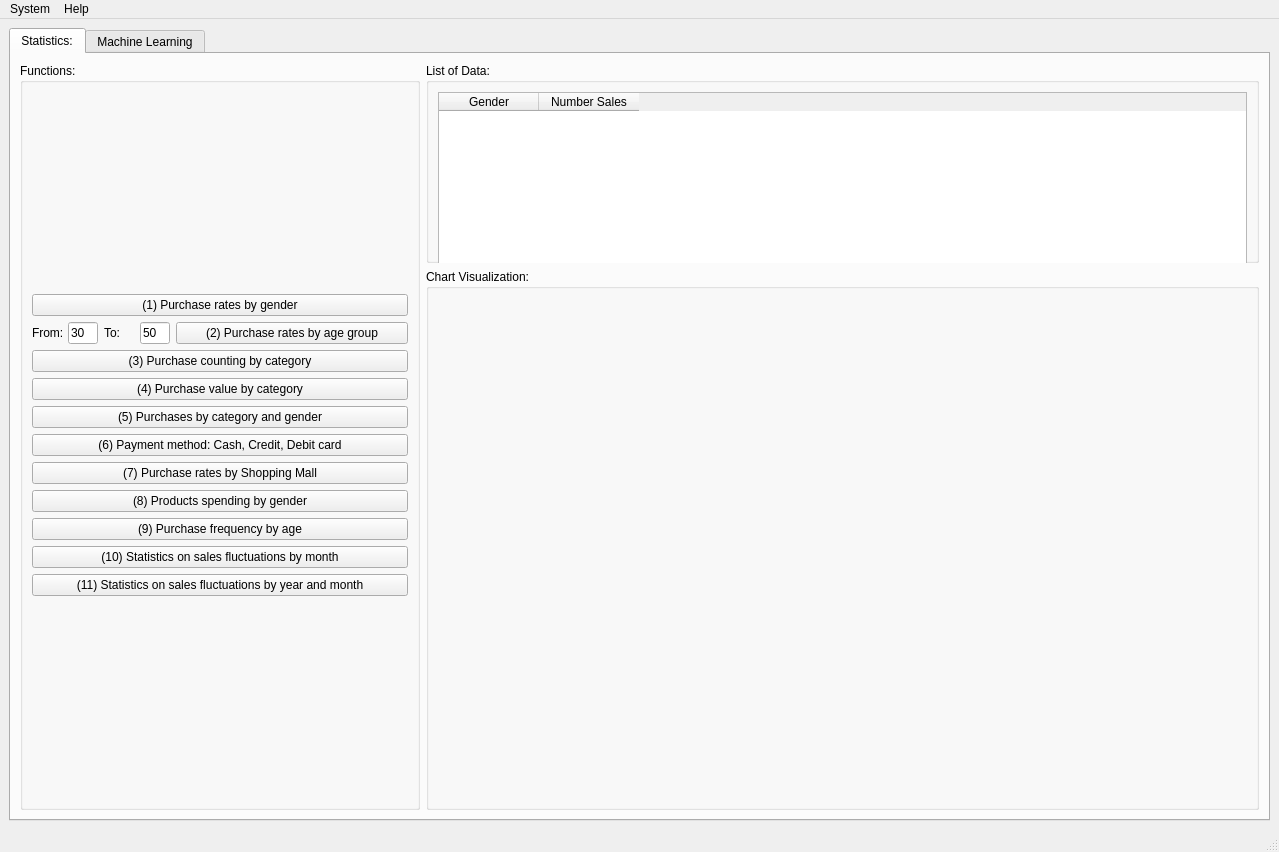
<?xml version="1.0" encoding="UTF-8"?>
<ui version="4.0">
 <class>MainWindow</class>
 <widget class="QMainWindow" name="MainWindow">
  <property name="geometry">
   <rect>
    <x>0</x>
    <y>0</y>
    <width>1279</width>
    <height>852</height>
   </rect>
  </property>
  <property name="windowTitle">
   <string>MLBA Project</string>
  </property>
  <widget class="QWidget" name="centralwidget">
   <layout class="QVBoxLayout" name="verticalLayout_2">
    <item>
     <widget class="QTabWidget" name="tabWidget">
      <property name="currentIndex">
       <number>0</number>
      </property>
      <widget class="QWidget" name="tab">
       <attribute name="icon">
        <iconset>
         <normaloff>../Images/ic_statistic_tab.png</normaloff>../Images/ic_statistic_tab.png</iconset>
       </attribute>
       <attribute name="title">
        <string>Statistics:</string>
       </attribute>
       <layout class="QVBoxLayout" name="verticalLayout">
        <item>
         <layout class="QGridLayout" name="gridLayout">
          <item row="0" column="1">
           <widget class="QGroupBox" name="groupBox_3">
            <property name="minimumSize">
             <size>
              <width>0</width>
              <height>200</height>
             </size>
            </property>
            <property name="maximumSize">
             <size>
              <width>16777215</width>
              <height>200</height>
             </size>
            </property>
            <property name="baseSize">
             <size>
              <width>0</width>
              <height>200</height>
             </size>
            </property>
            <property name="title">
             <string>List of Data:</string>
            </property>
            <layout class="QVBoxLayout" name="verticalLayout_4">
             <item>
              <widget class="QTableWidget" name="tableWidgetStatistic">
               <property name="minimumSize">
                <size>
                 <width>0</width>
                 <height>180</height>
                </size>
               </property>
               <property name="maximumSize">
                <size>
                 <width>16777215</width>
                 <height>180</height>
                </size>
               </property>
               <property name="baseSize">
                <size>
                 <width>0</width>
                 <height>180</height>
                </size>
               </property>
               <column>
                <property name="text">
                 <string>Gender</string>
                </property>
               </column>
               <column>
                <property name="text">
                 <string>Number Sales</string>
                </property>
               </column>
              </widget>
             </item>
            </layout>
           </widget>
          </item>
          <item row="1" column="1">
           <widget class="QGroupBox" name="groupBox_4">
            <property name="title">
             <string>Chart Visualization:</string>
            </property>
            <layout class="QVBoxLayout" name="verticalLayout_3">
             <item>
              <layout class="QVBoxLayout" name="verticalLayoutPlot"/>
             </item>
            </layout>
           </widget>
          </item>
          <item row="0" column="0" rowspan="2">
           <widget class="QGroupBox" name="groupBox">
            <property name="minimumSize">
             <size>
              <width>400</width>
              <height>0</height>
             </size>
            </property>
            <property name="maximumSize">
             <size>
              <width>400</width>
              <height>16777215</height>
             </size>
            </property>
            <property name="baseSize">
             <size>
              <width>400</width>
              <height>0</height>
             </size>
            </property>
            <property name="title">
             <string>Functions:</string>
            </property>
            <layout class="QVBoxLayout" name="verticalLayout_6">
             <item>
              <layout class="QVBoxLayout" name="verticalLayoutFunctions">
               <item>
                <widget class="QPushButton" name="pushButtonPurchaseRatesByGender">
                 <property name="text">
                  <string>(1) Purchase rates by gender</string>
                 </property>
                 <property name="icon">
                  <iconset>
                   <normaloff>../Images/ic_statistic_gender.png</normaloff>../Images/ic_statistic_gender.png</iconset>
                 </property>
                 <property name="iconSize">
                  <size>
                   <width>32</width>
                   <height>32</height>
                  </size>
                 </property>
                </widget>
               </item>
               <item>
                <layout class="QHBoxLayout" name="horizontalLayout">
                 <item>
                  <widget class="QLabel" name="label_2">
                   <property name="maximumSize">
                    <size>
                     <width>30</width>
                     <height>16777215</height>
                    </size>
                   </property>
                   <property name="text">
                    <string>From:</string>
                   </property>
                  </widget>
                 </item>
                 <item>
                  <widget class="QLineEdit" name="lineEditFromAge">
                   <property name="maximumSize">
                    <size>
                     <width>30</width>
                     <height>16777215</height>
                    </size>
                   </property>
                   <property name="text">
                    <string>30</string>
                   </property>
                  </widget>
                 </item>
                 <item>
                  <widget class="QLabel" name="label">
                   <property name="maximumSize">
                    <size>
                     <width>30</width>
                     <height>16777215</height>
                    </size>
                   </property>
                   <property name="text">
                    <string>To:</string>
                   </property>
                  </widget>
                 </item>
                 <item>
                  <widget class="QLineEdit" name="lineEditToAge">
                   <property name="maximumSize">
                    <size>
                     <width>30</width>
                     <height>16777215</height>
                    </size>
                   </property>
                   <property name="text">
                    <string>50</string>
                   </property>
                  </widget>
                 </item>
                 <item>
                  <widget class="QPushButton" name="pushButtonPurchaseRatesByAgeGroup">
                   <property name="text">
                    <string>(2) Purchase rates by age group</string>
                   </property>
                   <property name="icon">
                    <iconset>
                     <normaloff>../Images/ic_statistic_age.png</normaloff>../Images/ic_statistic_age.png</iconset>
                   </property>
                   <property name="iconSize">
                    <size>
                     <width>32</width>
                     <height>32</height>
                    </size>
                   </property>
                  </widget>
                 </item>
                </layout>
               </item>
               <item>
                <widget class="QPushButton" name="pushButtonPurchaseCountingByCategory">
                 <property name="text">
                  <string>(3) Purchase counting by category</string>
                 </property>
                 <property name="icon">
                  <iconset>
                   <normaloff>../Images/ic_statistic_category.png</normaloff>../Images/ic_statistic_category.png</iconset>
                 </property>
                 <property name="iconSize">
                  <size>
                   <width>32</width>
                   <height>32</height>
                  </size>
                 </property>
                </widget>
               </item>
               <item>
                <widget class="QPushButton" name="pushButtonPurchaseValueByCategory">
                 <property name="text">
                  <string>(4) Purchase value by category</string>
                 </property>
                 <property name="icon">
                  <iconset>
                   <normaloff>../Images/ic_statistic_cate_value.png</normaloff>../Images/ic_statistic_cate_value.png</iconset>
                 </property>
                 <property name="iconSize">
                  <size>
                   <width>32</width>
                   <height>32</height>
                  </size>
                 </property>
                </widget>
               </item>
               <item>
                <widget class="QPushButton" name="pushButtonPurchaseByCategoryAndGender">
                 <property name="text">
                  <string>(5) Purchases by category and gender</string>
                 </property>
                 <property name="icon">
                  <iconset>
                   <normaloff>../Images/ic_statistic_cate_gender.png</normaloff>../Images/ic_statistic_cate_gender.png</iconset>
                 </property>
                 <property name="iconSize">
                  <size>
                   <width>32</width>
                   <height>32</height>
                  </size>
                 </property>
                </widget>
               </item>
               <item>
                <widget class="QPushButton" name="pushButtonPaymentMethod">
                 <property name="text">
                  <string>(6) Payment method: Cash, Credit, Debit card</string>
                 </property>
                 <property name="icon">
                  <iconset>
                   <normaloff>../Images/ic_statistic_payment.png</normaloff>../Images/ic_statistic_payment.png</iconset>
                 </property>
                 <property name="iconSize">
                  <size>
                   <width>32</width>
                   <height>32</height>
                  </size>
                 </property>
                </widget>
               </item>
               <item>
                <widget class="QPushButton" name="pushButtonPurchaseRatesByShoppingMall">
                 <property name="text">
                  <string>(7) Purchase rates by Shopping Mall</string>
                 </property>
                 <property name="icon">
                  <iconset>
                   <normaloff>../Images/ic_statistic_shopping_mall.png</normaloff>../Images/ic_statistic_shopping_mall.png</iconset>
                 </property>
                 <property name="iconSize">
                  <size>
                   <width>32</width>
                   <height>32</height>
                  </size>
                 </property>
                </widget>
               </item>
               <item>
                <widget class="QPushButton" name="pushButtonProductSpendingByGender">
                 <property name="text">
                  <string>(8) Products spending by gender</string>
                 </property>
                 <property name="icon">
                  <iconset>
                   <normaloff>../Images/ic_statistic_spending_gender.png</normaloff>../Images/ic_statistic_spending_gender.png</iconset>
                 </property>
                 <property name="iconSize">
                  <size>
                   <width>32</width>
                   <height>32</height>
                  </size>
                 </property>
                </widget>
               </item>
               <item>
                <widget class="QPushButton" name="pushButtonPurchaseFrequenceByAge">
                 <property name="text">
                  <string>(9) Purchase frequency by age</string>
                 </property>
                 <property name="icon">
                  <iconset>
                   <normaloff>../Images/ic_statistic_frequence_age.png</normaloff>../Images/ic_statistic_frequence_age.png</iconset>
                 </property>
                 <property name="iconSize">
                  <size>
                   <width>32</width>
                   <height>32</height>
                  </size>
                 </property>
                </widget>
               </item>
               <item>
                <widget class="QPushButton" name="pushButtonSalesFluctuationsByMonth">
                 <property name="text">
                  <string>(10) Statistics on sales fluctuations by month</string>
                 </property>
                 <property name="icon">
                  <iconset>
                   <normaloff>../Images/ic_statistic_sales_monthly.png</normaloff>../Images/ic_statistic_sales_monthly.png</iconset>
                 </property>
                 <property name="iconSize">
                  <size>
                   <width>32</width>
                   <height>32</height>
                  </size>
                 </property>
                </widget>
               </item>
               <item>
                <widget class="QPushButton" name="pushButtonSalesFlucuationsByYearAndMonth">
                 <property name="text">
                  <string>(11) Statistics on sales fluctuations by year and month</string>
                 </property>
                 <property name="icon">
                  <iconset>
                   <normaloff>../Images/ic_statistic_sales_yearly_monthly.png</normaloff>../Images/ic_statistic_sales_yearly_monthly.png</iconset>
                 </property>
                 <property name="iconSize">
                  <size>
                   <width>32</width>
                   <height>32</height>
                  </size>
                 </property>
                </widget>
               </item>
              </layout>
             </item>
            </layout>
           </widget>
          </item>
         </layout>
        </item>
       </layout>
      </widget>
      <widget class="QWidget" name="tab_2">
       <attribute name="icon">
        <iconset>
         <normaloff>../Images/ic_machinelearning_tab.png</normaloff>../Images/ic_machinelearning_tab.png</iconset>
       </attribute>
       <attribute name="title">
        <string>Machine Learning</string>
       </attribute>
       <widget class="QGroupBox" name="groupBox_2">
        <property name="geometry">
         <rect>
          <x>20</x>
          <y>10</y>
          <width>521</width>
          <height>100</height>
         </rect>
        </property>
        <property name="minimumSize">
         <size>
          <width>150</width>
          <height>100</height>
         </size>
        </property>
        <property name="title">
         <string>Choose Independent and Dependent variables:</string>
        </property>
        <widget class="QRadioButton" name="radioButtonGenderAge">
         <property name="geometry">
          <rect>
           <x>20</x>
           <y>30</y>
           <width>201</width>
           <height>20</height>
          </rect>
         </property>
         <property name="text">
          <string>Gender, Age =&gt; Price</string>
         </property>
         <property name="checked">
          <bool>true</bool>
         </property>
        </widget>
        <widget class="QRadioButton" name="radioButtonGenderAgePayment">
         <property name="geometry">
          <rect>
           <x>20</x>
           <y>60</y>
           <width>291</width>
           <height>20</height>
          </rect>
         </property>
         <property name="text">
          <string>Gender, Age, Payment Method=&gt;Price</string>
         </property>
        </widget>
       </widget>
       <widget class="QGroupBox" name="groupBox_6">
        <property name="geometry">
         <rect>
          <x>20</x>
          <y>210</y>
          <width>521</width>
          <height>151</height>
         </rect>
        </property>
        <property name="title">
         <string>Evaluation</string>
        </property>
        <widget class="QLabel" name="label_7">
         <property name="geometry">
          <rect>
           <x>20</x>
           <y>20</y>
           <width>61</width>
           <height>16</height>
          </rect>
         </property>
         <property name="text">
          <string>MAE:</string>
         </property>
        </widget>
        <widget class="QLabel" name="label_8">
         <property name="geometry">
          <rect>
           <x>20</x>
           <y>50</y>
           <width>61</width>
           <height>16</height>
          </rect>
         </property>
         <property name="text">
          <string>MSE:</string>
         </property>
        </widget>
        <widget class="QLabel" name="label_9">
         <property name="geometry">
          <rect>
           <x>20</x>
           <y>80</y>
           <width>61</width>
           <height>16</height>
          </rect>
         </property>
         <property name="text">
          <string>RMSE:</string>
         </property>
        </widget>
        <widget class="QLabel" name="label_10">
         <property name="geometry">
          <rect>
           <x>20</x>
           <y>110</y>
           <width>81</width>
           <height>16</height>
          </rect>
         </property>
         <property name="text">
          <string>R2_SCORE:</string>
         </property>
        </widget>
        <widget class="QLineEdit" name="lineEditMAE">
         <property name="geometry">
          <rect>
           <x>110</x>
           <y>20</y>
           <width>271</width>
           <height>22</height>
          </rect>
         </property>
        </widget>
        <widget class="QLineEdit" name="lineEditMSE">
         <property name="geometry">
          <rect>
           <x>110</x>
           <y>50</y>
           <width>271</width>
           <height>22</height>
          </rect>
         </property>
        </widget>
        <widget class="QLineEdit" name="lineEditRMSE">
         <property name="geometry">
          <rect>
           <x>110</x>
           <y>80</y>
           <width>271</width>
           <height>22</height>
          </rect>
         </property>
        </widget>
        <widget class="QLineEdit" name="lineEditR2SCore">
         <property name="geometry">
          <rect>
           <x>110</x>
           <y>110</y>
           <width>271</width>
           <height>22</height>
          </rect>
         </property>
        </widget>
        <widget class="QPushButton" name="pushButtonEvaluate">
         <property name="geometry">
          <rect>
           <x>390</x>
           <y>60</y>
           <width>111</width>
           <height>41</height>
          </rect>
         </property>
         <property name="text">
          <string>Evaluate</string>
         </property>
         <property name="icon">
          <iconset>
           <normaloff>../Images/ic_evaluate.png</normaloff>../Images/ic_evaluate.png</iconset>
         </property>
         <property name="iconSize">
          <size>
           <width>32</width>
           <height>32</height>
          </size>
         </property>
        </widget>
       </widget>
       <widget class="QGroupBox" name="groupBox_7">
        <property name="geometry">
         <rect>
          <x>20</x>
          <y>120</y>
          <width>521</width>
          <height>81</height>
         </rect>
        </property>
        <property name="title">
         <string>Train Model:</string>
        </property>
        <widget class="QLineEdit" name="lineEditRandomState">
         <property name="geometry">
          <rect>
           <x>120</x>
           <y>50</y>
           <width>261</width>
           <height>20</height>
          </rect>
         </property>
         <property name="text">
          <string>0</string>
         </property>
        </widget>
        <widget class="QLabel" name="label_5">
         <property name="geometry">
          <rect>
           <x>20</x>
           <y>50</y>
           <width>91</width>
           <height>16</height>
          </rect>
         </property>
         <property name="text">
          <string>Random State:</string>
         </property>
        </widget>
        <widget class="QLabel" name="label_4">
         <property name="geometry">
          <rect>
           <x>350</x>
           <y>20</y>
           <width>21</width>
           <height>16</height>
          </rect>
         </property>
         <property name="text">
          <string>%</string>
         </property>
        </widget>
        <widget class="QLabel" name="label_3">
         <property name="geometry">
          <rect>
           <x>20</x>
           <y>20</y>
           <width>61</width>
           <height>16</height>
          </rect>
         </property>
         <property name="text">
          <string>Test Size:</string>
         </property>
        </widget>
        <widget class="QLineEdit" name="lineEditTestSize">
         <property name="geometry">
          <rect>
           <x>120</x>
           <y>20</y>
           <width>221</width>
           <height>20</height>
          </rect>
         </property>
         <property name="text">
          <string>20</string>
         </property>
        </widget>
        <widget class="QPushButton" name="pushButtonTrainModel">
         <property name="geometry">
          <rect>
           <x>390</x>
           <y>30</y>
           <width>111</width>
           <height>41</height>
          </rect>
         </property>
         <property name="text">
          <string>Train Model</string>
         </property>
         <property name="icon">
          <iconset>
           <normaloff>../Images/ic_trainmodel.png</normaloff>../Images/ic_trainmodel.png</iconset>
         </property>
         <property name="iconSize">
          <size>
           <width>32</width>
           <height>32</height>
          </size>
         </property>
        </widget>
       </widget>
       <widget class="QGroupBox" name="groupBox_8">
        <property name="geometry">
         <rect>
          <x>20</x>
          <y>370</y>
          <width>521</width>
          <height>71</height>
         </rect>
        </property>
        <property name="title">
         <string>Save Trained Model</string>
        </property>
        <widget class="QLabel" name="label_11">
         <property name="geometry">
          <rect>
           <x>10</x>
           <y>30</y>
           <width>41</width>
           <height>16</height>
          </rect>
         </property>
         <property name="text">
          <string>Path:</string>
         </property>
        </widget>
        <widget class="QLineEdit" name="lineEditPath">
         <property name="geometry">
          <rect>
           <x>50</x>
           <y>30</y>
           <width>281</width>
           <height>22</height>
          </rect>
         </property>
        </widget>
        <widget class="QPushButton" name="pushButtonSavePath">
         <property name="geometry">
          <rect>
           <x>340</x>
           <y>30</y>
           <width>41</width>
           <height>28</height>
          </rect>
         </property>
         <property name="text">
          <string>...</string>
         </property>
        </widget>
        <widget class="QPushButton" name="pushButtonSaveModel">
         <property name="geometry">
          <rect>
           <x>390</x>
           <y>20</y>
           <width>111</width>
           <height>41</height>
          </rect>
         </property>
         <property name="text">
          <string>Save model</string>
         </property>
         <property name="icon">
          <iconset>
           <normaloff>../Images/ic_savemodel.png</normaloff>../Images/ic_savemodel.png</iconset>
         </property>
         <property name="iconSize">
          <size>
           <width>32</width>
           <height>32</height>
          </size>
         </property>
        </widget>
       </widget>
       <widget class="QGroupBox" name="groupBox_9">
        <property name="geometry">
         <rect>
          <x>20</x>
          <y>450</y>
          <width>521</width>
          <height>71</height>
         </rect>
        </property>
        <property name="title">
         <string>Load trained Model:</string>
        </property>
        <widget class="QPushButton" name="pushButtonLoadModel">
         <property name="geometry">
          <rect>
           <x>10</x>
           <y>20</y>
           <width>111</width>
           <height>41</height>
          </rect>
         </property>
         <property name="text">
          <string>Load Model</string>
         </property>
         <property name="icon">
          <iconset>
           <normaloff>../Images/ic_loadmodel.png</normaloff>../Images/ic_loadmodel.png</iconset>
         </property>
         <property name="iconSize">
          <size>
           <width>32</width>
           <height>32</height>
          </size>
         </property>
        </widget>
        <widget class="QLineEdit" name="lineEditLocationLoadTrainedModel">
         <property name="geometry">
          <rect>
           <x>130</x>
           <y>30</y>
           <width>371</width>
           <height>22</height>
          </rect>
         </property>
        </widget>
       </widget>
       <widget class="QGroupBox" name="groupBox_10">
        <property name="geometry">
         <rect>
          <x>20</x>
          <y>530</y>
          <width>521</width>
          <height>201</height>
         </rect>
        </property>
        <property name="title">
         <string>Prediction:</string>
        </property>
        <widget class="QLabel" name="label_12">
         <property name="geometry">
          <rect>
           <x>20</x>
           <y>20</y>
           <width>101</width>
           <height>16</height>
          </rect>
         </property>
         <property name="text">
          <string>Gender:</string>
         </property>
        </widget>
        <widget class="QLineEdit" name="lineEditGender">
         <property name="geometry">
          <rect>
           <x>130</x>
           <y>20</y>
           <width>241</width>
           <height>22</height>
          </rect>
         </property>
        </widget>
        <widget class="QLineEdit" name="lineEditAge">
         <property name="geometry">
          <rect>
           <x>130</x>
           <y>50</y>
           <width>241</width>
           <height>22</height>
          </rect>
         </property>
        </widget>
        <widget class="QLabel" name="label_13">
         <property name="geometry">
          <rect>
           <x>20</x>
           <y>50</y>
           <width>101</width>
           <height>16</height>
          </rect>
         </property>
         <property name="text">
          <string>Age:</string>
         </property>
        </widget>
        <widget class="QLineEdit" name="lineEditPaymentMethod">
         <property name="geometry">
          <rect>
           <x>130</x>
           <y>80</y>
           <width>241</width>
           <height>22</height>
          </rect>
         </property>
        </widget>
        <widget class="QLabel" name="label_14">
         <property name="geometry">
          <rect>
           <x>20</x>
           <y>80</y>
           <width>101</width>
           <height>16</height>
          </rect>
         </property>
         <property name="text">
          <string>Payment Method:</string>
         </property>
        </widget>
        <widget class="QPushButton" name="pushButtonPredict">
         <property name="geometry">
          <rect>
           <x>130</x>
           <y>110</y>
           <width>111</width>
           <height>41</height>
          </rect>
         </property>
         <property name="text">
          <string>Predict</string>
         </property>
         <property name="icon">
          <iconset>
           <normaloff>../Images/ic_prediction.png</normaloff>../Images/ic_prediction.png</iconset>
         </property>
         <property name="iconSize">
          <size>
           <width>32</width>
           <height>32</height>
          </size>
         </property>
        </widget>
        <widget class="QLineEdit" name="lineEditPredictedPrice">
         <property name="geometry">
          <rect>
           <x>130</x>
           <y>160</y>
           <width>241</width>
           <height>22</height>
          </rect>
         </property>
        </widget>
        <widget class="QLabel" name="label_15">
         <property name="geometry">
          <rect>
           <x>20</x>
           <y>160</y>
           <width>101</width>
           <height>16</height>
          </rect>
         </property>
         <property name="text">
          <string>Predicted Price:</string>
         </property>
        </widget>
       </widget>
      </widget>
     </widget>
    </item>
   </layout>
  </widget>
  <widget class="QMenuBar" name="menubar">
   <property name="geometry">
    <rect>
     <x>0</x>
     <y>0</y>
     <width>1279</width>
     <height>26</height>
    </rect>
   </property>
   <widget class="QMenu" name="menuSystem">
    <property name="autoFillBackground">
     <bool>false</bool>
    </property>
    <property name="tearOffEnabled">
     <bool>false</bool>
    </property>
    <property name="title">
     <string>System</string>
    </property>
    <property name="separatorsCollapsible">
     <bool>true</bool>
    </property>
    <property name="toolTipsVisible">
     <bool>true</bool>
    </property>
    <addaction name="actionConnection"/>
    <addaction name="separator"/>
    <addaction name="actionSave_trained_Machine_Learning_Model"/>
    <addaction name="separator"/>
    <addaction name="actionLoad_trained_Machine_Learning_Model"/>
    <addaction name="separator"/>
    <addaction name="actionExit"/>
   </widget>
   <widget class="QMenu" name="menuHelp">
    <property name="title">
     <string>Help</string>
    </property>
    <addaction name="actionInstructions"/>
    <addaction name="separator"/>
    <addaction name="actionAbout"/>
   </widget>
   <addaction name="menuSystem"/>
   <addaction name="menuHelp"/>
  </widget>
  <widget class="QStatusBar" name="statusbar"/>
  <action name="actionConnection">
   <property name="icon">
    <iconset>
     <normaloff>../Images/ic_connection.png</normaloff>../Images/ic_connection.png</iconset>
   </property>
   <property name="text">
    <string>Connect Database</string>
   </property>
   <property name="shortcut">
    <string>Ctrl+D</string>
   </property>
  </action>
  <action name="actionSave_trained_Machine_Learning_Model">
   <property name="icon">
    <iconset>
     <normaloff>../Images/ic_save.png</normaloff>../Images/ic_save.png</iconset>
   </property>
   <property name="text">
    <string>Save trained ML Model</string>
   </property>
   <property name="shortcut">
    <string>Ctrl+S</string>
   </property>
  </action>
  <action name="actionLoad_trained_Machine_Learning_Model">
   <property name="icon">
    <iconset>
     <normaloff>../Images/ic_load.png</normaloff>../Images/ic_load.png</iconset>
   </property>
   <property name="text">
    <string>Load trained ML Model</string>
   </property>
   <property name="shortcut">
    <string>Ctrl+O</string>
   </property>
  </action>
  <action name="actionExit">
   <property name="icon">
    <iconset>
     <normaloff>../Images/ic_shutdown.png</normaloff>../Images/ic_shutdown.png</iconset>
   </property>
   <property name="text">
    <string>Exit</string>
   </property>
   <property name="shortcut">
    <string>Esc</string>
   </property>
  </action>
  <action name="actionInstructions">
   <property name="icon">
    <iconset>
     <normaloff>../Images/ic_instruction.png</normaloff>../Images/ic_instruction.png</iconset>
   </property>
   <property name="text">
    <string>Instructions</string>
   </property>
  </action>
  <action name="actionAbout">
   <property name="icon">
    <iconset>
     <normaloff>../Images/ic_about.png</normaloff>../Images/ic_about.png</iconset>
   </property>
   <property name="text">
    <string>About</string>
   </property>
  </action>
 </widget>
 <tabstops>
  <tabstop>tabWidget</tabstop>
  <tabstop>pushButtonPurchaseRatesByGender</tabstop>
  <tabstop>tableWidgetStatistic</tabstop>
  <tabstop>lineEditFromAge</tabstop>
  <tabstop>lineEditToAge</tabstop>
  <tabstop>pushButtonPurchaseRatesByAgeGroup</tabstop>
  <tabstop>pushButtonPurchaseCountingByCategory</tabstop>
  <tabstop>pushButtonPurchaseValueByCategory</tabstop>
  <tabstop>pushButtonPurchaseByCategoryAndGender</tabstop>
  <tabstop>pushButtonPaymentMethod</tabstop>
  <tabstop>pushButtonPurchaseRatesByShoppingMall</tabstop>
  <tabstop>pushButtonProductSpendingByGender</tabstop>
  <tabstop>pushButtonPurchaseFrequenceByAge</tabstop>
  <tabstop>pushButtonSalesFluctuationsByMonth</tabstop>
  <tabstop>pushButtonSalesFlucuationsByYearAndMonth</tabstop>
  <tabstop>lineEditTestSize</tabstop>
  <tabstop>lineEditRandomState</tabstop>
  <tabstop>pushButtonTrainModel</tabstop>
  <tabstop>lineEditMAE</tabstop>
  <tabstop>lineEditMSE</tabstop>
  <tabstop>lineEditRMSE</tabstop>
  <tabstop>lineEditR2SCore</tabstop>
  <tabstop>pushButtonEvaluate</tabstop>
  <tabstop>lineEditPath</tabstop>
  <tabstop>pushButtonSavePath</tabstop>
  <tabstop>pushButtonSaveModel</tabstop>
  <tabstop>pushButtonLoadModel</tabstop>
  <tabstop>lineEditLocationLoadTrainedModel</tabstop>
  <tabstop>lineEditGender</tabstop>
  <tabstop>lineEditAge</tabstop>
  <tabstop>lineEditPaymentMethod</tabstop>
  <tabstop>pushButtonPredict</tabstop>
  <tabstop>lineEditPredictedPrice</tabstop>
 </tabstops>
 <resources/>
 <connections>
  <connection>
   <sender>actionExit</sender>
   <signal>triggered()</signal>
   <receiver>MainWindow</receiver>
   <slot>close()</slot>
   <hints>
    <hint type="sourcelabel">
     <x>-1</x>
     <y>-1</y>
    </hint>
    <hint type="destinationlabel">
     <x>445</x>
     <y>328</y>
    </hint>
   </hints>
  </connection>
 </connections>
</ui>
